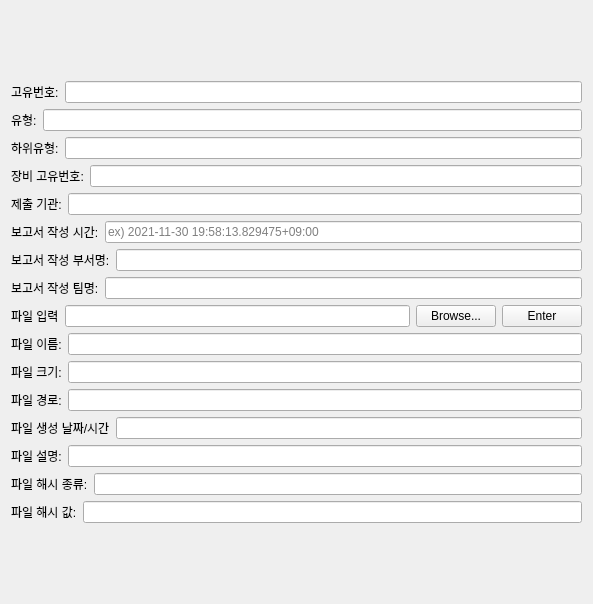
                  <widget class="QWidget" name="AI_Reports__scrollAreaWidgetContents_1">
                   <property name="geometry">
                    <rect>
                     <x>0</x>
                     <y>0</y>
                     <width>593</width>
                     <height>604</height>
                    </rect>
                   </property>
                   <layout class="QGridLayout" name="gridLayout_12">
                    <item row="0" column="0">
                     <layout class="QVBoxLayout" name="AI_Reports__verticalLayout_1">
                      <item>
                       <layout class="QHBoxLayout" name="AI_Reports_id__horizontalLayout_1">
                        <item>
                         <widget class="QLabel" name="AI_Reports_id__label_1">
                          <property name="text">
                           <string>고유번호:</string>
                          </property>
                         </widget>
                        </item>
                        <item>
                         <widget class="QLineEdit" name="AI_Reports_id__lineEdit_1"/>
                        </item>
                       </layout>
                      </item>
                      <item>
                       <layout class="QHBoxLayout" name="AI_Reports_type__horizontalLayout_1">
                        <item>
                         <widget class="QLabel" name="AI_Reports_type__label_1">
                          <property name="text">
                           <string>유형:</string>
                          </property>
                         </widget>
                        </item>
                        <item>
                         <widget class="QLineEdit" name="AI_Reports_type__lineEdit_1"/>
                        </item>
                       </layout>
                      </item>
                      <item>
                       <layout class="QHBoxLayout" name="AI_Reports_subtype__horizontalLayout_1">
                        <item>
                         <widget class="QLabel" name="AI_Reports_subtype__label_1">
                          <property name="text">
                           <string>하위유형:</string>
                          </property>
                         </widget>
                        </item>
                        <item>
                         <widget class="QLineEdit" name="AI_Reports_subtype__lineEdit_1"/>
                        </item>
                       </layout>
                      </item>
                      <item>
                       <layout class="QHBoxLayout" name="AI_Reports_mgmt_id__horizontalLayout_1">
                        <item>
                         <widget class="QLabel" name="AI_Reports_mgmt_id__label_1">
                          <property name="text">
                           <string>장비 고유번호:</string>
                          </property>
                         </widget>
                        </item>
                        <item>
                         <widget class="QLineEdit" name="AI_Reports_mgmt_id__lineEdit_1"/>
                        </item>
                       </layout>
                      </item>
                      <item>
                       <layout class="QHBoxLayout" name="AI_Reports_submission_agency__horizontalLayout_1">
                        <item>
                         <widget class="QLabel" name="AI_Reports_submission_agency__label_1">
                          <property name="text">
                           <string>제출 기관:</string>
                          </property>
                         </widget>
                        </item>
                        <item>
                         <widget class="QLineEdit" name="AI_Reports_submission_agency__lineEdit_1"/>
                        </item>
                       </layout>
                      </item>
                      <item>
                       <layout class="QHBoxLayout" name="AI_Reports_reports_creation_datetime__horizontalLayout_1">
                        <item>
                         <widget class="QLabel" name="AI_Reports_reprot_creation_datetime__label_1">
                          <property name="text">
                           <string>보고서 작성 시간:</string>
                          </property>
                         </widget>
                        </item>
                        <item>
                         <widget class="QLineEdit" name="AI_Reports_reprot_creation_datetime__lineEdit_1">
                          <property name="placeholderText">
                           <string>ex) 2021-11-30 19:58:13.829475+09:00</string>
                          </property>
                         </widget>
                        </item>
                       </layout>
                      </item>
                      <item>
                       <layout class="QHBoxLayout" name="AI_Reports_division_name_of_report_maker__horizontalLayout_1">
                        <item>
                         <widget class="QLabel" name="AI_Reports_division_name_of_report_maker__label_1">
                          <property name="text">
                           <string>보고서 작성 부서명:</string>
                          </property>
                         </widget>
                        </item>
                        <item>
                         <widget class="QLineEdit" name="AI_Reports_division_name_of_report_maker__lineEdit_1"/>
                        </item>
                       </layout>
                      </item>
                      <item>
                       <layout class="QHBoxLayout" name="AI_Reports_team_name_of_report_maker__horizontalLayout_1">
                        <item>
                         <widget class="QLabel" name="AI_Reports_team_name_of_report_maker__label_1">
                          <property name="text">
                           <string>보고서 작성 팀명:</string>
                          </property>
                         </widget>
                        </item>
                        <item>
                         <widget class="QLineEdit" name="AI_Reports_team_name_of_report_maker__lineEdit_1"/>
                        </item>
                       </layout>
                      </item>
                      <item>
                       <layout class="QHBoxLayout" name="AI_Reports_file_info__horizontalLayout_1">
                        <item>
                         <widget class="QLabel" name="AI_Reports_file_info__label_1">
                          <property name="text">
                           <string>파일 입력</string>
                          </property>
                         </widget>
                        </item>
                        <item>
                         <widget class="QLineEdit" name="AI_Reports_file_info__lineEdit_1"/>
                        </item>
                        <item>
                         <widget class="QPushButton" name="AI_Reports_file_info__browseButton_1">
                          <property name="text">
                           <string>Browse...</string>
                          </property>
                         </widget>
                        </item>
                        <item>
                         <widget class="QPushButton" name="AI_Reports_file_info__enterButton_1">
                          <property name="text">
                           <string>Enter</string>
                          </property>
                         </widget>
                        </item>
                       </layout>
                      </item>
                      <item>
                       <layout class="QHBoxLayout" name="AI_Reports_file_name__horizontalLayout_1">
                        <item>
                         <widget class="QLabel" name="AI_Reports_file_name__label_1">
                          <property name="text">
                           <string>파일 이름:</string>
                          </property>
                         </widget>
                        </item>
                        <item>
                         <widget class="QLineEdit" name="AI_Reports_file_name__lineEdit_1"/>
                        </item>
                       </layout>
                      </item>
                      <item>
                       <layout class="QHBoxLayout" name="AI_Reports_file_size__horizontalLayout_1">
                        <item>
                         <widget class="QLabel" name="AI_Reports_file_size__label_1">
                          <property name="text">
                           <string>파일 크기:</string>
                          </property>
                         </widget>
                        </item>
                        <item>
                         <widget class="QLineEdit" name="AI_Reports_file_size__lineEdit_1"/>
                        </item>
                       </layout>
                      </item>
                      <item>
                       <layout class="QHBoxLayout" name="AI_Reports_file_path__horizontalLayout_1">
                        <item>
                         <widget class="QLabel" name="AI_Reports_file_path__label_1">
                          <property name="text">
                           <string>파일 경로:</string>
                          </property>
                         </widget>
                        </item>
                        <item>
                         <widget class="QLineEdit" name="AI_Reports_file_path__lineEdit_1"/>
                        </item>
                       </layout>
                      </item>
                      <item>
                       <layout class="QHBoxLayout" name="AI_Reports_file_creation_datetime__horizontalLayout_1">
                        <item>
                         <widget class="QLabel" name="AI_Reports_file_creation_datetime__label_1">
                          <property name="text">
                           <string>파일 생성 날짜/시간</string>
                          </property>
                         </widget>
                        </item>
                        <item>
                         <widget class="QLineEdit" name="AI_Reports_file_creation_datetime__lineEdit_1">
                          <property name="placeholderText">
                           <string/>
                          </property>
                         </widget>
                        </item>
                       </layout>
                      </item>
                      <item>
                       <layout class="QHBoxLayout" name="AI_Reports_file_description__horizontalLayout_1">
                        <item>
                         <widget class="QLabel" name="AI_Reports_file_description__label_1">
                          <property name="text">
                           <string>파일 설명:</string>
                          </property>
                         </widget>
                        </item>
                        <item>
                         <widget class="QLineEdit" name="AI_Reports_file_description__lineEdit_1"/>
                        </item>
                       </layout>
                      </item>
                      <item>
                       <layout class="QHBoxLayout" name="AI_Reports_file_hash_type__horizontalLayout_1">
                        <item>
                         <widget class="QLabel" name="AI_Reports_file_hash_type__label_1">
                          <property name="text">
                           <string>파일 해시 종류:</string>
                          </property>
                         </widget>
                        </item>
                        <item>
                         <widget class="QLineEdit" name="AI_Reports_file_hash_type__lineEdit_1"/>
                        </item>
                       </layout>
                      </item>
                      <item>
                       <layout class="QHBoxLayout" name="AI_Reports_file_hash_value__horizontalLayout_1">
                        <item>
                         <widget class="QLabel" name="AI_Reports_file_hash_value__label_1">
                          <property name="text">
                           <string>파일 해시 값:</string>
                          </property>
                         </widget>
                        </item>
                        <item>
                         <widget class="QLineEdit" name="AI_Reports_file_hash_value__lineEdit_1"/>
                        </item>
                       </layout>
                      </item>
                     </layout>
                    </item>
                   </layout>
                  </widget>
